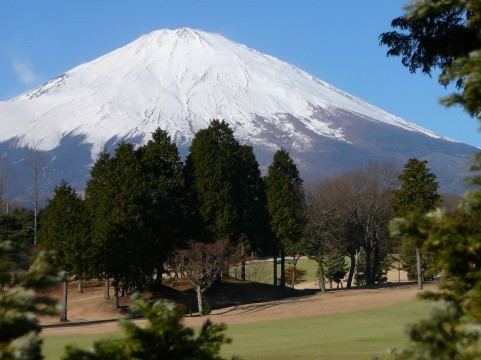
#> input picture fuji.jpg, 481 x 360 px, found by its file name
$ jupyter execute --allow-errors Report3.ipynb   (shell and % lines are left out)   (older library calls are emulated)
#> lines starting #> are read from the running program, lines starting #| are printed output that depends on the picture; after the words box and inside, x2 and y2 are one past the last pixel; in counts of white or black regions, pixels touching at a corner belong together
[cell 1]
import numpy as np
import cv2
from skimage import io
from skimage.color import rgb2gray

[cell 2]
import numpy as np
from numpy.random import rand
from numpy import uint8, float32, float64, log, pi, sin, cos, abs, sqrt

import matplotlib.pyplot as plt
plt.gray();
from matplotlib.pyplot import imshow

from skimage.io import imread, imsave
from skimage.color import rgb2gray, rgb2hsv
from skimage.transform import rotate, resize

[cell 3]
import matplotlib.pyplot as plt
import matplotlib.animation as anim

[cell 4]
class mouseParam:
    def __init__(self, input_img_name):
        #マウス入力用のパラメータ
        self.mouseEvent = {"x":None, "y":None, "event":None, "flags":None}
        #マウス入力の設定
        cv2.setMouseCallback(input_img_name, self.__CallBackFunc, None)

    #コールバック関数
    def __CallBackFunc(self, eventType, x, y, flags, userdata):

        self.mouseEvent["x"] = x
        self.mouseEvent["y"] = y
        self.mouseEvent["event"] = eventType
        self.mouseEvent["flags"] = flags

    #マウス入力用のパラメータを返すための関数
    def getData(self):
        return self.mouseEvent

    #マウスイベントを返す関数
    def getEvent(self):
        return self.mouseEvent["event"]

    #マウスフラグを返す関数
    def getFlags(self):
        return self.mouseEvent["flags"]

    #xの座標を返す関数
    def getX(self):
        return self.mouseEvent["x"]

    #yの座標を返す関数
    def getY(self):
        return self.mouseEvent["y"]

    #xとyの座標を返す関数
    def getPos(self):
        return (self.mouseEvent["x"], self.mouseEvent["y"])

[cell 5]
import numpy as np
import scipy.misc
from scipy.fftpack import dct, idct
import sys

fuji = cv2.imread('Images/fuji.jpg', 0)
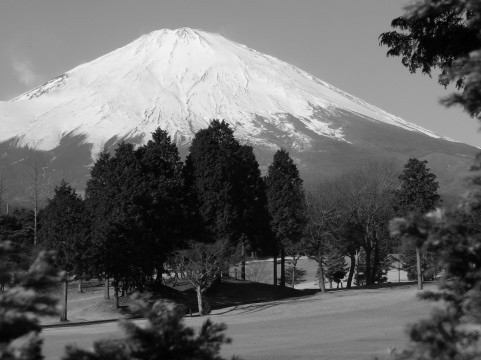
#> fuji: shape (360, 481); min 0, max 251, mean 102.1
fuji.astype(float)
fuji_F = dct(dct(fuji, axis=0), axis=1) ## 2D DCT of fuji


plt.imshow(fuji)
plt.title("fuji_origin")
plt.show()

H,W = fuji.shape
#> H = 360; W = 481

canvas = np.zeros((H,W))
for h in range(50):
    for w in range(50):
        a = np.zeros((H,W))
        a[h,w] = 1
        base = idct(idct(a, axis=0), axis=1) ## create dct bases
        canvas += fuji_F[h,w] * base ## accumulate
        if w%8 == 0:
            scipy.misc.imsave("fuji-%03d-%03d.png" % (h, w), canvas)
#> this loop made 50 passes
#> pass 1, `scipy.misc.imsave("fuji-%03d-%03d.png" % (h, w), canvas)`:
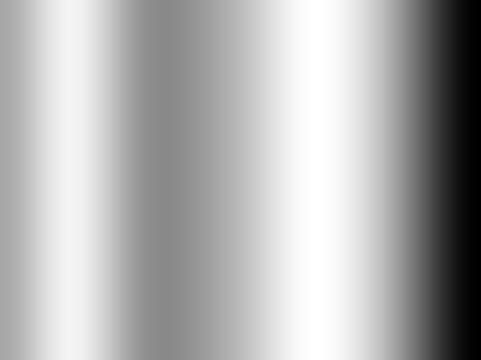
#> saved as fuji-000-008.png: PIL image 481x360 L; min 0, max 255, mean 175.4
#> pass 1, `scipy.misc.imsave("fuji-%03d-%03d.png" % (h, w), canvas)`:
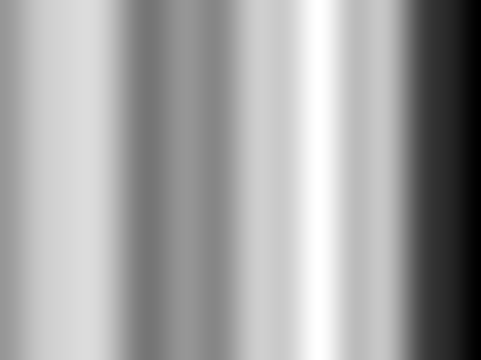
#> saved as fuji-000-016.png: PIL image 481x360 L; min 0, max 255, mean 162
#> after the loop:
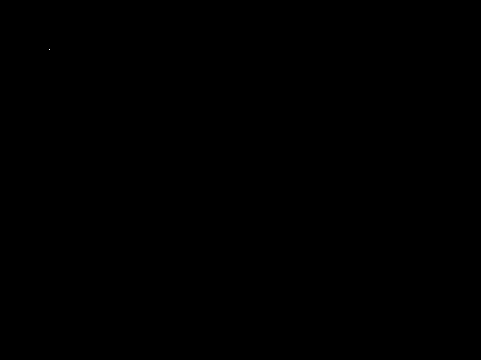
#> a: shape (360, 481) float64; values 0 (black) and 1 (white), 0% white in thin lines or dots, all inside (x1, y1, x2, y2) = (49, 49, 50, 50)
#> after the loop:
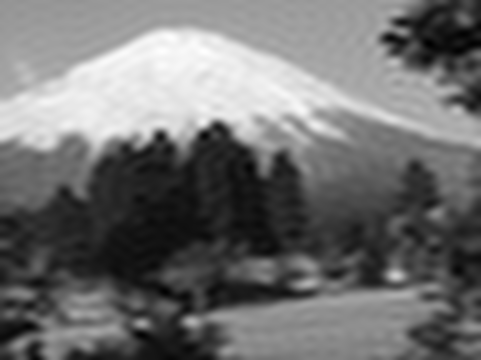
#> canvas: shape (360, 481) float64; min -7847214.3, max 170071164, mean 70747008; drawn with min black and max white
#> `cv2.imshow(window_name, fuji_F)`:
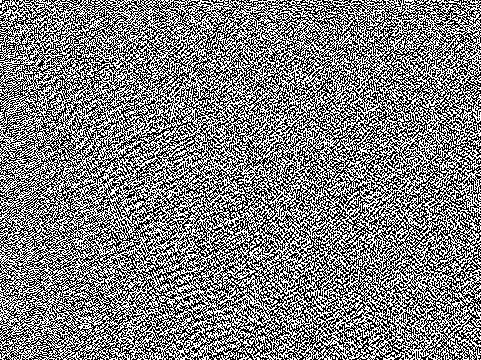
#> window 'fft': shape (360, 481); min 0, max 255, mean 127.3

plt.imshow(canvas)
plt.title("fuji_rebuilt")
plt.show()

#> (a cell that did not finish here is left out)


    while 1:
        cv2.waitKey(20)
        #左クリック
        if mouseData.getEvent() == cv2.EVENT_LBUTTONDOWN:
            #print(mouseData.getPos())
            x, y = mouseData.getPos()

        if x < H and y < W and visited[x, y] == 0:
            print(x,y)
            a = np.zeros((H,W))
            a[x,y] = 1
            base = idct(idct(a, axis=0), axis=1) ## create dct bases
            canvas += fuji_F[x,y] * base ## accumulate
            visited[x, y] = 1

        #右クリックがあったら終了
        elif mouseData.getEvent() == cv2.EVENT_RBUTTONDOWN:
            break;

    cv2.destroyAllWindows()
    print("Finished")

    plt.imshow(canvas)
    plt.title("fuji_rebuilt")
    plt.show()
